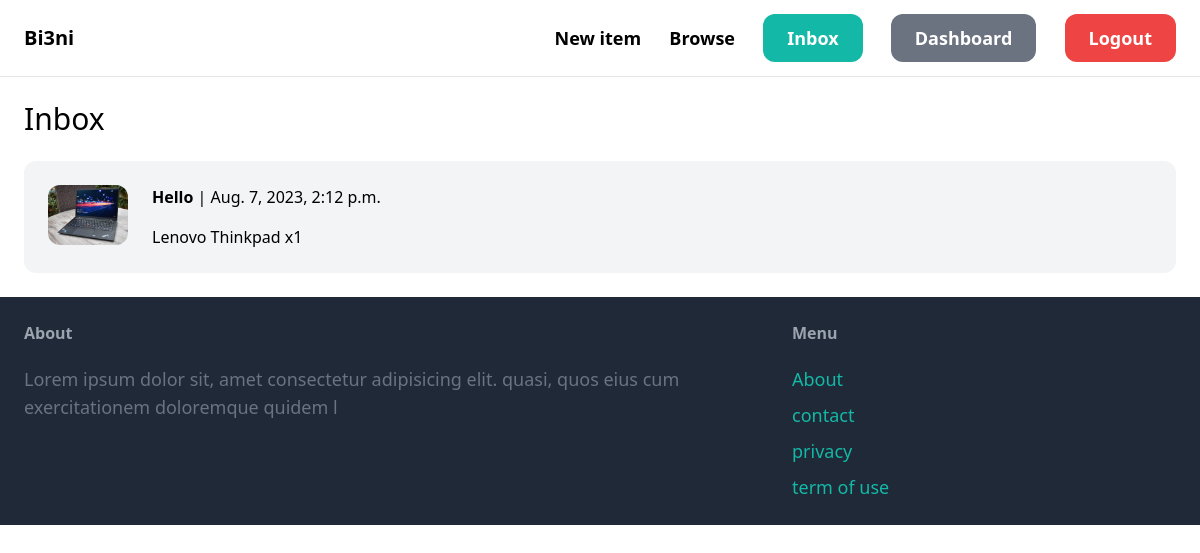
Screenshot of /inbox/ (signed in) with the database file from the repository.
### conversation/models.py (models this page shows)
class Conversation(models.Model):
    item = models.ForeignKey(Item, related_name='conversations', on_delete=models.CASCADE)
    members = models.ManyToManyField(User, related_name='conversations')
    created_at = models.DateTimeField(auto_now_add=True)
    modified_at = models.DateTimeField(auto_now=True)
    class Meta:
        ordering = ('-modified_at',)

### item/models.py (models this page shows, shortened)
class Item(models.Model):
    category=models.ForeignKey(Category, related_name='items', on_delete=models.CASCADE)
    name=models.CharField(max_length=255)
    description=models.TextField(blank=True, null=True)
    price=models.FloatField()
    image=models.ImageField(upload_to='item_images', blank=True , null=True)
    is_sold=models.BooleanField(default=False)
    created_by=models.ForeignKey(User,  related_name='items', on_delete=models.CASCADE)
    created_at=models.DateTimeField(auto_now_add=True)

### conversation/views.py (the view)
# urls.py: path('inbox/', include('conversation.urls')),
@login_required
def inbox(request):
    conversations = Conversation.objects.filter(members__in=[request.user.id])
    return render(request, 'conversation/inbox.html', {
        'conversations': conversations
    })

### conversation/templates/conversation/inbox.html (shortened to what this page needs)
{% extends 'core/base.html' %}
{% block content %}
<h1 class="mb-6 text-3xl">Inbox</h1>
<div class="space-y-6">
    {% for conversation in conversations %}
        <a href="{% url 'conversation:detail' conversation.id %}">
            <div class="p-6 flex bg-gray-100 rounded-xl">
                <div class="pr-6">
                    <img src="{{ conversation.item.image.url }}" class="w-20 rounded-xl">
                </div>
                <div>
                    {% for member in conversation.members.all %}
                        {% if member != request.user %}
                            <p class="mb-4"><strong>{{ member.username }}</strong> | {{ conversation.modified_at }}</p>
                            <p>{{ conversation.item.name }}</p>
                        {% endif %}
                    {% endfor %}
                </div>
            </div>
        </a>
    {% endfor %}
</div>
{% endblock %}

### rows the page displays
Conversation: item.image (picture), modified_at "Aug. 7, 2023, 2:12 p.m.", item.name "Lenovo Thinkpad x1"

### other values shown
{{ member.username }} "Hello"
